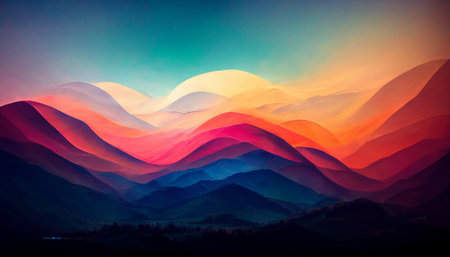
#> input picture Module_1/ex05/landscape.jpg, 450 x 257 px
$ python tester05.py
#> lines starting #> are read from the running program, lines starting #| are printed output that depends on the picture
### Module_1/ex05/load_image.py
from PIL import Image
import numpy as np


def ft_load(path: str) -> np.ndarray:
    """
    Loads an image and prints out the shape.
    """
#> called with path = 'landscape.jpg'

    # Open image
    try:
        image = Image.open(path)
#> image is the input picture: PIL image 450x257 RGB; mean R, G, B 98.7, 79.1, 89.1
    except Exception as e:
        print("Error: Could not open image:", e)
        exit()

    # Convert to array
    arr = np.array(image)

    # Print out shape
    print("The shape of image is: ", arr.shape)
#| The shape of image is:  (257, 450, 3)
#> (printed output is left out)

    return arr

### Module_1/ex05/pimp_image.py
import numpy as np
import matplotlib.pyplot as plt


def display_image(image: np.ndarray, greyscale=False) -> None:
    """
    Displays the zoom with plt.
    """
    if greyscale is False:
        plt.imshow(image)
    else:
        plt.imshow(image, cmap='gray')
    plt.show()


def ft_invert(array) -> np.ndarray:
    """
    Inverts the image.
    """
    inversed_image = [[[255 - r, 255 - g, 255 - b]
                      for r, g, b in row] for row in array]
#> inversed_image = 257 items
    display_image(inversed_image)
#> in display_image, `plt.show()`:
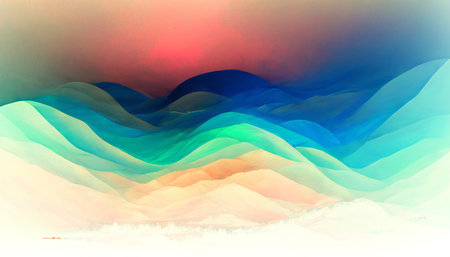
#> shown: shape (257, 450, 3); mean R, G, B 156.3, 175.9, 165.9
    return inversed_image


def ft_red(array) -> np.ndarray:
    """
    Returns the red channel.
    """
    red_image = [[[r, 0, 0] for r, g, b in row] for row in array]
#> red_image = 257 items
    display_image(red_image)
#> call 2 of display_image, with greyscale = False
#> in display_image (call 2), `plt.show()`:
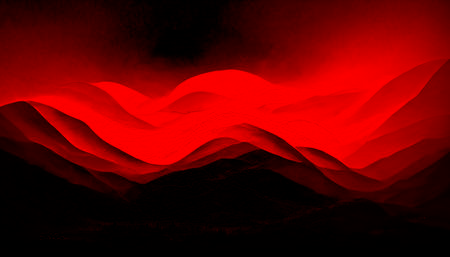
#> shown: shape (257, 450, 3); mean R, G, B 98.7, 0, 0
    return red_image


def ft_green(array) -> np.ndarray:
    """
    Returns the green channel.
    """
    green_image = [[[0, g, 0] for r, g, b in row] for row in array]
#> green_image = 257 items
    display_image(green_image)
#> call 3 of display_image, with greyscale = False
#> in display_image (call 3), `plt.show()`:
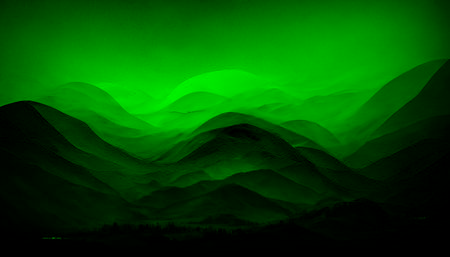
#> shown: shape (257, 450, 3); mean R, G, B 0, 79.1, 0
    return green_image


def ft_blue(array) -> np.ndarray:
    """
    Returns the blue channel.
    """
    blue_image = [[[0, 0, b] for r, g, b in row] for row in array]
#> blue_image = 257 items
    display_image(blue_image)
#> call 4 of display_image, with greyscale = False
#> in display_image (call 4), `plt.show()`:
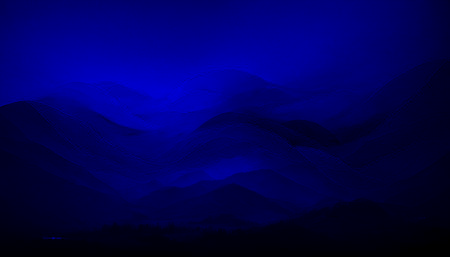
#> shown: shape (257, 450, 3); mean R, G, B 0, 0, 89.1
    return blue_image


def ft_grey(array) -> np.ndarray:
    """
    Returns greyscale.
    """
    grey_image = [[[r / 3.3444816053511705 + g / 1.7035775127768313 + b /
                    8.771929824561404] for r, g, b in row] for row in array]
#> grey_image = 257 items
    display_image(grey_image, greyscale=True)
#> in display_image (call 5), `plt.show()`:
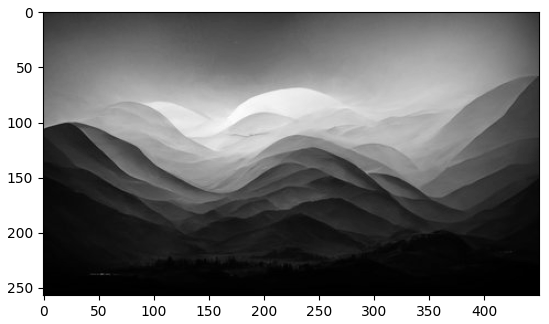
#> figure drawn by matplotlib, 1 panel
    return grey_image

### Module_1/ex05/tester05.py
from load_image import ft_load
from pimp_image import ft_invert
from pimp_image import ft_red
from pimp_image import ft_green
from pimp_image import ft_blue
from pimp_image import ft_grey


array = ft_load("landscape.jpg")
print(array)
ft_invert(array)
ft_red(array)
ft_green(array)
ft_blue(array)
ft_grey(array)
print(ft_invert.__doc__)
